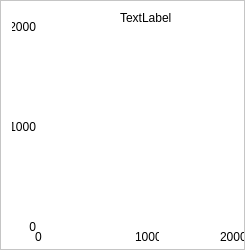
    <widget class="QFrame" name="panR_Rn_2">
     <property name="geometry">
      <rect>
       <x>0</x>
       <y>92</y>
       <width>245</width>
       <height>250</height>
      </rect>
     </property>
     <property name="styleSheet">
      <string notr="true">color: rgb(0, 0, 0);
background-color: rgb(255, 255, 255);</string>
     </property>
     <property name="frameShape">
      <enum>QFrame::StyledPanel</enum>
     </property>
     <property name="frameShadow">
      <enum>QFrame::Raised</enum>
     </property>
     <property name="lineWidth">
      <number>1</number>
     </property>
     <widget class="QLabel" name="lblR_Rn1_2">
      <property name="geometry">
       <rect>
        <x>120</x>
        <y>11</y>
        <width>65</width>
        <height>13</height>
       </rect>
      </property>
      <property name="styleSheet">
       <string notr="true">color: rgb(0, 0, 0);</string>
      </property>
      <property name="text">
       <string>TextLabel</string>
      </property>
     </widget>
     <widget class="QCustomPlot" name="imgR_Rn_2" native="true">
      <property name="geometry">
       <rect>
        <x>42</x>
        <y>25</y>
        <width>201</width>
        <height>201</height>
       </rect>
      </property>
     </widget>
     <widget class="QLabel" name="label_161">
      <property name="geometry">
       <rect>
        <x>12</x>
        <y>20</y>
        <width>24</width>
        <height>13</height>
       </rect>
      </property>
      <property name="layoutDirection">
       <enum>Qt::RightToLeft</enum>
      </property>
      <property name="text">
       <string>2000</string>
      </property>
      <property name="alignment">
       <set>Qt::AlignRight|Qt::AlignTrailing|Qt::AlignVCenter</set>
      </property>
     </widget>
     <widget class="QLabel" name="label_163">
      <property name="geometry">
       <rect>
        <x>12</x>
        <y>120</y>
        <width>24</width>
        <height>13</height>
       </rect>
      </property>
      <property name="layoutDirection">
       <enum>Qt::RightToLeft</enum>
      </property>
      <property name="text">
       <string>1000</string>
      </property>
      <property name="alignment">
       <set>Qt::AlignRight|Qt::AlignTrailing|Qt::AlignVCenter</set>
      </property>
     </widget>
     <widget class="QLabel" name="label_166">
      <property name="geometry">
       <rect>
        <x>12</x>
        <y>220</y>
        <width>24</width>
        <height>13</height>
       </rect>
      </property>
      <property name="layoutDirection">
       <enum>Qt::RightToLeft</enum>
      </property>
      <property name="text">
       <string>0</string>
      </property>
      <property name="alignment">
       <set>Qt::AlignRight|Qt::AlignTrailing|Qt::AlignVCenter</set>
      </property>
     </widget>
     <widget class="QLabel" name="label_167">
      <property name="geometry">
       <rect>
        <x>35</x>
        <y>230</y>
        <width>24</width>
        <height>13</height>
       </rect>
      </property>
      <property name="text">
       <string>0</string>
      </property>
     </widget>
     <widget class="QLabel" name="label_169">
      <property name="geometry">
       <rect>
        <x>135</x>
        <y>230</y>
        <width>24</width>
        <height>13</height>
       </rect>
      </property>
      <property name="text">
       <string>1000</string>
      </property>
     </widget>
     <widget class="QLabel" name="label_171">
      <property name="geometry">
       <rect>
        <x>220</x>
        <y>230</y>
        <width>24</width>
        <height>13</height>
       </rect>
      </property>
      <property name="text">
       <string>2000</string>
      </property>
     </widget>
    </widget>
